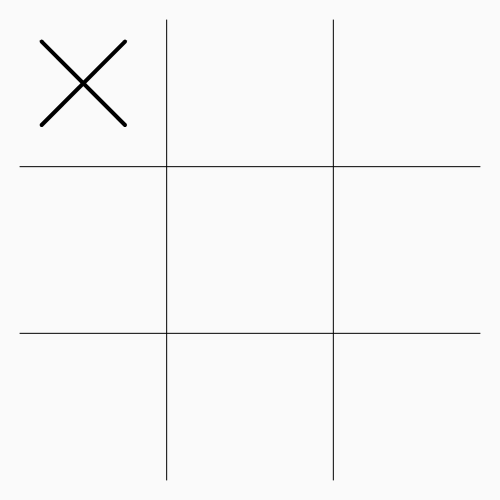
Frame 1 (no input)
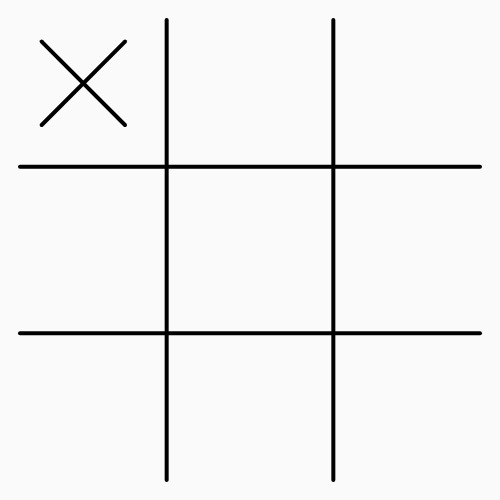
Frame 60 (no input)
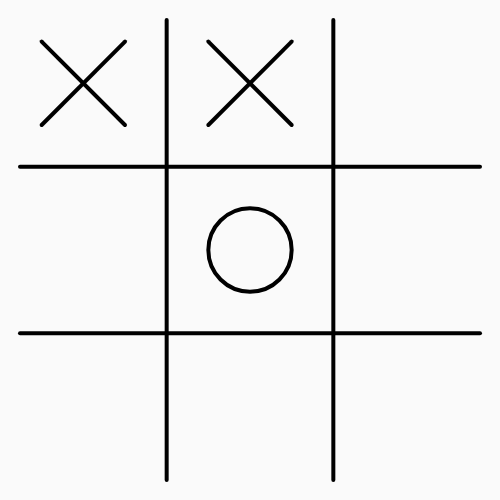
Frame 120 (the mouse pressed at the canvas centre since frame 60)

The p5.js sketch that drew these frames (run headless with seeded random() and noise() and a simulated clock; from frame 60 on, the mouse is pressed at the canvas centre):

// p5.js sketch
// ── sketch.js
//Initializing the board
let board = [
  ['_', '_', '_'],
  ['_', '_', '_'],
  ['_', '_', '_'],
];

//Declaring variables
let Player1 = 'X'; 
let Player2 = 'O';
let currentPlayer;

function setup() {
  createCanvas(500, 500);
  bestMove();
  //currentPlayer = Player2;
}

//draw function
function draw() {
  background(250);
  let w = width / 3;
  let h = height / 3; 
  for (let j = 0 ; j < 2 ; j++){
    line (w + (j * w) , 20, w + (j * w) , height-20);
  } //for loop for drawing grid lines
  for (let i = 0 ; i < 2 ; i ++){
    line (20, h + h * i, width - 20, h + h * i );
  } //for loop for drawing grid lines
  for (let i = 0; i < 3 ; i++){
    for (let j = 0; j < 3 ; j++){
      let x = w * j + w/2; 
      let y = h * i + h/2;
      textSize(32);
      strokeWeight(4);
      if (board[i][j] == Player1){
        let xr = w/4; 
        //Drawing an X for the AI 
        line(x - xr, y + xr, x + xr, y - xr);
        line(x + xr, y + xr, x - xr, y - xr);
      } 
      else if (board[i][j] == Player2){
        //Drawing an ellipse for the human player
        noFill();
        ellipse(x, y, w/2);
      }
    }
  }
  
  //checking to see the outcome of the game
  if (win() == 'O') {
    fill(255, 0, 0);
    text('O wins!', width/2 - 50, height - 10);
  }
  if (win() == 'X') {
    fill(255, 0, 0);
    text('X wins!', width/2 - 50, height - 50);
  }
  if (win() == 'tie'){
    fill(255, 0, 0);
    text('Tie!', width/2 - 35, height - 50);
  }
}

//Function to allow user to click on the grid to mark position 
function mousePressed() {
  if (win() != 'X' && win()!= 'O' && moves_left() == true){
   if (currentPlayer == Player2){
    let i = floor(mouseX); 
    let j = floor(mouseY);
    if (i >= 0 && i < width / 3){
      i = 0;
    }
    else if (i > width / 3 && i < 2 * width / 3){
      i = 1; 
    }
    else if ( i > 2 + width / 3){
      i = 2;
    }
    if (j >= 0 && j < height / 3){
      j = 0;
    }
    else if (j > height / 3 && j < 2 * height / 3){
      j = 1; 
    }
    else if (j > 2 * height / 3){
      j = 2;
    }
    if (board[j][i] == '_'){
      board[j][i] = 'O'; //j is the row and i is the column.
      bestMove(); //calling best move
    }
  }  
}
}

// ── minimax.js
//Function for best move
function bestMove() { 
    let best = -Infinity;
    let move = {}; 
    let val;
    for (let i = 0; i < 3 ; i++){
        for (let j  = 0; j < 3 ; j++){
            if (board[i][j] == '_'){
                board[i][j] = 'X';
                val = minimax(board, 0, false); 
                board[i][j] = '_';
            }
            if (val > best){
                best = val; 
                move = {i, j};
            }
        }
    }
    board[move.i][move.j] = 'X';
    currentPlayer = Player2;
}

//Implementation of the minimax algorithm
function minimax(board, depth, AI){ 
    if (win() ==  'X'){
        return 10 / depth; 
    }//Tries to win 
    if (win() ==  'O'){
        return -10 * depth; 
    }//Prevents a loss
    if (moves_left() == false){
        return 0;
    }//Forces a draw

    if (AI == true){
        let best = -Infinity;
        for (let i = 0; i < 3 ; i++){
            for (let j = 0; j < 3; j++){
                if (board[i][j] == '_'){
                    board[i][j] = 'X';
                    best = max(best, minimax(board, depth + 1, false));
                    board[i][j] = '_';
                }
            }
        }
        return best;
    }
    
    else if (AI == false){
        let best = Infinity;
        for (let i = 0; i < 3 ; i++){
            for (let j = 0; j < 3; j++){
                if (board[i][j] == '_'){
                    board[i][j] = 'O';
                    best = min(best, minimax(board, depth + 1, true));
                    board[i][j] = '_';
                }
            }
        }
        return best;
    }
}

//Function to check for a winner 
function win(){
    //Horizontal wins
    if (board[0][0] == board[0][1] && board[0][2] == board[0][1]){
        return board[0][0];
    }
    else if (board[1][0] == board[1][1] && board[1][2] == board[1][1]){
        return board[1][0];
    }
    else if (board[2][0] == board[2][1] && board[2][2] == board[2][1]){
        return board[2][0];
    }
    //Vertical wins
    else if (board[0][0] == board[1][0] && board[2][0] == board[1][0] ){
        return board[0][0];
    }
    else if (board[0][1] == board[1][1] && board[2][1] == board[1][1]){
        return board[0][1];
    }
    else if (board[0][2] == board[1][2] && board[2][2] == board[0][2]){
        return board[0][2];
    }
    //Diagonal Wins 
    else if (board[2][0] == board[1][1] && board[0][2] == board[1][1]){
        return board[2][0];
    }
    else if (board[0][0] == board[1][1] && board[2][2] == board[1][1]){
        return board[0][0];
    }
    else if (moves_left() == false){
        return 'tie';
    }
}

//Function to check if any moves are left 
function moves_left(){
    for (let i = 0; i < 3 ; i++){
        for (let j = 0 ; j < 3 ; j++){
            if (board[i][j] == "_"){
                return true;
            }
        }
    }
    return false;
}
